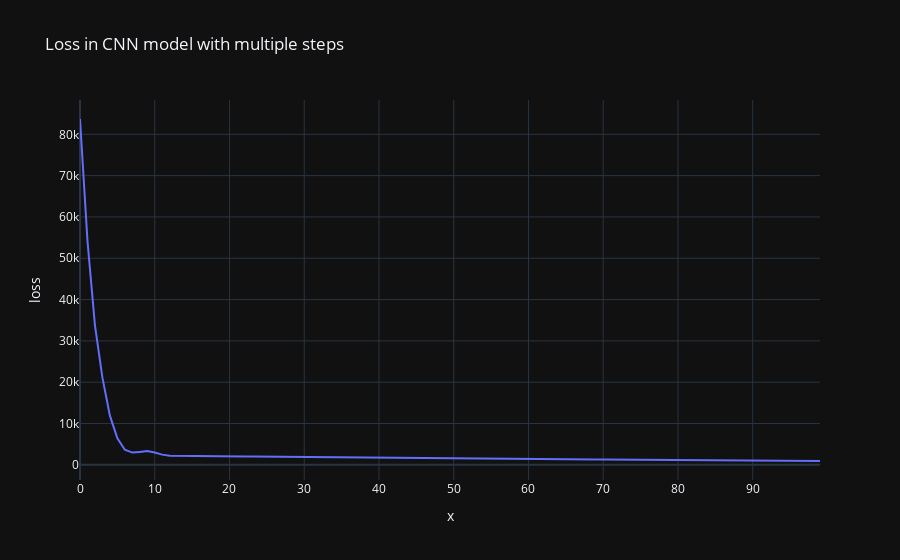

This figure's notebook cell:
### Code cell
losses_df2 = pd.DataFrame(model2.history.history)
fig = px.line(losses_df2, x = losses_df1.index, y='loss', 
            title='Loss in CNN model with multiple steps')
fig.show()

### Figure 1 — Plotly figure (JSON) as saved in the notebook; plotly's stock layout.template omitted (floating-point values rounded to 4 significant figures)
{"data": [{"hovertemplate": "x=%{x}<br>loss=%{y}<extra></extra>", "legendgroup": "", "line": {"color": "#636efa", "dash": "solid"}, "marker": {"symbol": "circle"}, "mode": "lines", "name": "", "orientation": "v", "showlegend": false, "type": "scatter", "x": [0, 1, 2, 3, 4, 5, 6, 7, 8, 9, 10, 11, 12, 13, 14, 15, 16, 17, 18, 19, 20, 21, 22, 23, 24, 25, 26, 27, 28, 29, 30, 31, 32, 33, 34, 35, 36, 37, 38, 39, 40, 41, 42, 43, 44, 45, 46, 47, 48, 49, 50, 51, 52, 53, 54, 55, 56, 57, 58, 59, 60, 61, 62, 63, 64, 65, 66, 67, 68, 69, 70, 71, 72, 73, 74, 75, 76, 77, 78, 79, 80, 81, 82, 83, 84, 85, 86, 87, 88, 89, 90, 91, 92, 93, 94, 95, 96, 97, 98, 99], "xaxis": "x", "y": [83710.0, 54220.0, 33770.0, 21100.0, 11900.0, 6409.0, 3651.0, 2964.0, 3130.0, 3327.0, 3000.0, 2469.0, 2191.0, 2157.0, 2168.0, 2195.0, 2168.0, 2124.0, 2081.0, 2059.0, 2053.0, 2045.0, 2028.0, 2017.0, 2005.0, 1992.0, 1979.0, 1958.0, 1934.0, 1908.0, 1891.0, 1873.0, 1856.0, 1838.0, 1821.0, 1811.0, 1788.0, 1774.0, 1767.0, 1739.0, 1723.0, 1717.0, 1692.0, 1680.0, 1657.0, 1640.0, 1626.0, 1608.0, 1593.0, 1583.0, 1561.0, 1542.0, 1527.0, 1515.0, 1498.0, 1480.0, 1466.0, 1459.0, 1440.0, 1422.0, 1404.0, 1388.0, 1374.0, 1361.0, 1346.0, 1328.0, 1320.0, 1306.0, 1290.0, 1282.0, 1261.0, 1245.0, 1235.0, 1225.0, 1206.0, 1194.0, 1180.0, 1168.0, 1155.0, 1144.0, 1131.0, 1127.0, 1109.0, 1098.0, 1081.0, 1074.0, 1063.0, 1055.0, 1046.0, 1030.0, 1017.0, 1007.0, 1000.0, 987.4, 976.9, 967.2, 956.7, 947.3, 939.6, 927.7], "yaxis": "y"}], "layout": {"legend": {"tracegroupgap": 0}, "title": {"text": "Loss in CNN model with multiple steps"}, "xaxis": {"anchor": "y", "domain": [0, 1], "title": {"text": "x"}}, "yaxis": {"anchor": "x", "domain": [0, 1], "title": {"text": "loss"}}}}
